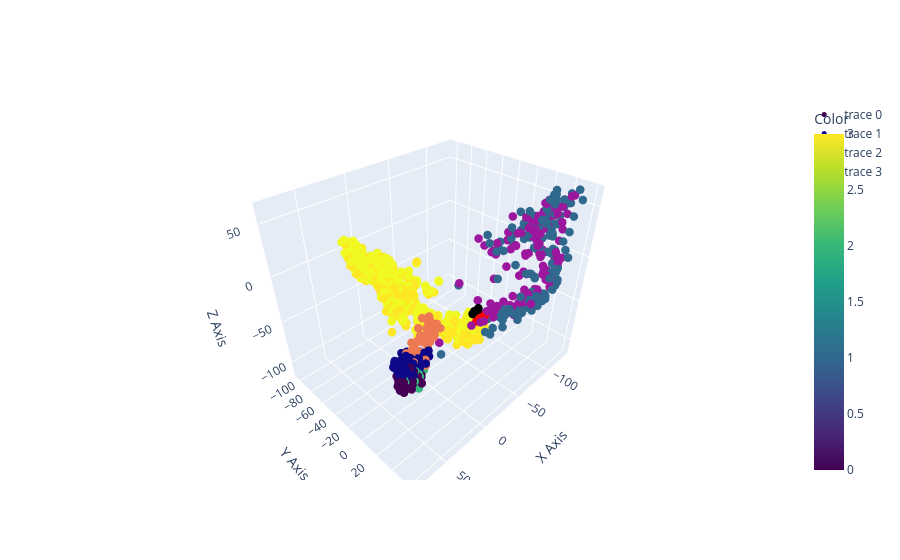

Write notebook code for a chart like this one.
### Code cell
import plotly.graph_objects as go

categorical_values = pd.factorize(roles)

color_values = categorical_values[0]

# Create 3D scatter plot with color mapping
pca_data = go.Scatter3d(
    x=pca_[:, 0].cpu().numpy(),
    y=pca_[:, 1].cpu().numpy(),
    z=pca_[:, 2].cpu().numpy(),
    mode='markers',
    marker=dict(
        size=5,
        color=color_values,        # Set color based on color values
        colorscale='Viridis',      # Choose a colorscale, e.g., 'Viridis', 'Cividis', etc.
        colorbar=dict(title='Color')
    )
)

pca_data2 = go.Scatter3d(
    x=pca_2[:, 0].cpu().numpy(),
    y=pca_2[:, 1].cpu().numpy(),
    z=pca_2[:, 2].cpu().numpy(),
    mode='markers',
    marker=dict(
        size=5,
        color=color_values+0.5,        # Set color based on color values
    )
)

pca_data3 = go.Scatter3d(
    x=pca_3[:, 0].cpu().numpy(),
    y=pca_3[:, 1].cpu().numpy(),
    z=pca_3[:, 2].cpu().numpy(),
    mode='markers',
    marker=dict(
        size=5,
        color="red",        # Set color based on color values
    )
)

pca_data4 = go.Scatter3d(
    x=pca_4[:, 0].cpu().numpy(),
    y=pca_4[:, 1].cpu().numpy(),
    z=pca_4[:, 2].cpu().numpy(),
    mode='markers',
    marker=dict(
        size=5,
        color="black",        # Set color based on color values
    )
)

# projected = go.Scatter3d(
#     x=projected[:,0].cpu().numpy(),
#     y=projected[:,1].cpu().numpy(),
#     z=projected[:,2].cpu().numpy(),
#     mode='markers',
#     marker=dict(
#         size=6,
#         color="red",        # Set color based on color values
#     )
# )
fig = go.Figure(data=[pca_data, pca_data2, pca_data3, pca_data4])

# Update layout for better visualization
fig.update_layout(scene=dict(
    xaxis_title='X Axis',
    yaxis_title='Y Axis',
    zaxis_title='Z Axis'
))

fig.show()

### Figure 1 — Plotly figure (JSON) as saved in the notebook; plotly's stock layout.template omitted (floating-point values rounded to 4 significant figures; data arrays with more than 128 entries replaced by an {"elided": "..."} marker saying what was removed)
{"data": [{"marker": {"color": {"elided": "833 int values"}, "colorbar": {"title": {"text": "Color"}}, "colorscale": [[0, "#440154"], [0.1111, "#482878"], [0.2222, "#3e4989"], [0.3333, "#31688e"], [0.4444, "#26828e"], [0.5556, "#1f9e89"], [0.6667, "#35b779"], [0.7778, "#6ece58"], [0.8889, "#b5de2b"], [1, "#fde725"]], "size": 5}, "mode": "markers", "type": "scatter3d", "x": {"elided": "833 float values"}, "y": {"elided": "833 float values"}, "z": {"elided": "833 float values"}}, {"marker": {"color": {"elided": "833 float values"}, "size": 5}, "mode": "markers", "type": "scatter3d", "x": {"elided": "833 float values"}, "y": {"elided": "833 float values"}, "z": {"elided": "833 float values"}}, {"marker": {"color": "red", "size": 5}, "mode": "markers", "type": "scatter3d", "x": [-33.57, -38.64, -37.07, -29.88, -34.19], "y": [26.55, 26.94, 27.46, 24.5, 25.33], "z": [-35.89, -34.23, -35.09, -38.46, -35.54]}, {"marker": {"color": "black", "size": 5}, "mode": "markers", "type": "scatter3d", "x": [-30.25, -34.75, -33.51, -29.03, -31.0], "y": [21.6, 21.87, 22.48, 20.4, 20.47], "z": [-29.1, -28.01, -28.9, -32.0, -30.07]}], "layout": {"scene": {"xaxis": {"title": {"text": "X Axis"}}, "yaxis": {"title": {"text": "Y Axis"}}, "zaxis": {"title": {"text": "Z Axis"}}}}}
